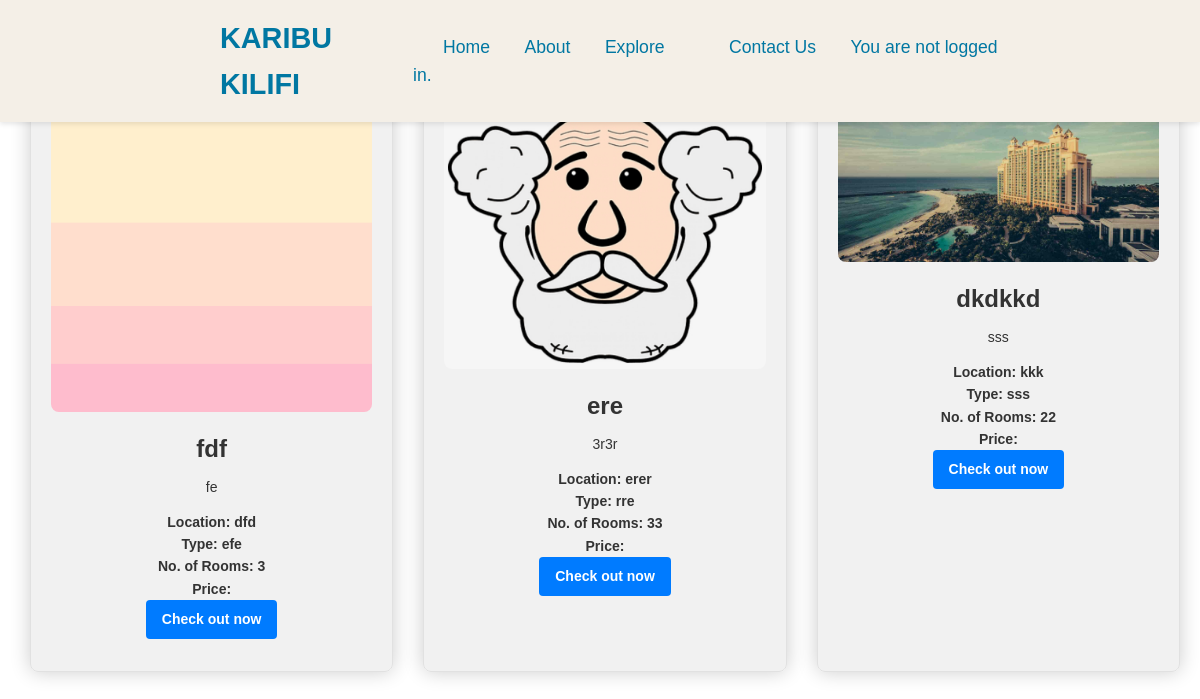
Before: /accommodate/ with the older database file.
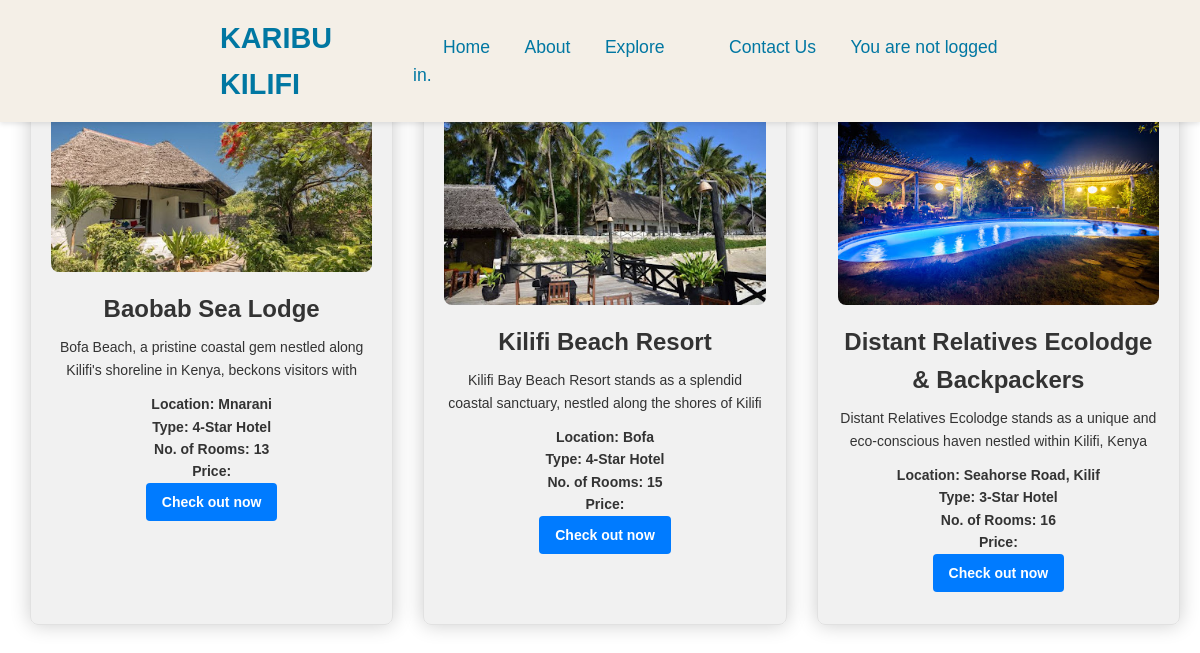
After: the same page with the newer database file.
### Karibu_Kilifi/models.py (models this page shows, shortened)
class accommodation(models.Model):
    name = models.CharField(max_length=50, verbose_name='Name')
    location = models.CharField(max_length=20, verbose_name='Location')
    price = models.IntegerField(verbose_name='Price')
    image = models.ImageField(verbose_name='Image', blank=True)
    description = models.TextField(max_length=100, verbose_name='Description')
    type = models.CharField(max_length=20, verbose_name='Type')
    rooms = models.IntegerField(verbose_name='No. of rooms')
    phone = models.CharField(verbose_name='Contact Phone', blank=True, max_length=15)
    email_address = models.EmailField(verbose_name='Email Address', blank=True)

### Karibu_Kilifi/views.py (the view)
# urls.py: path('accommodate/', accommodate, name='Accommodation'),
def accommodate(request):
    CheckIn = accommodation.objects.all()
    return render(request, 'Accommodations/User/accommodation_users.html', {"accommodateme": CheckIn})

### templates/Accommodations/User/accommodation_users.html (shortened to what this page needs)
{% extends 'Websites/index.html' %}
{% block content %}
<div class="product-cards">
     {% for accommodations in accommodateme %}
        <div class="product-card">
            <img src=" {{ accommodations.image.url }}" alt="{{ accommodations.name }} a {{ accommodations.type }} in {{ accommodations.location }}">
            <div class="product-info">
                <h2>{{ accommodations.name }}</h2>
                <p>{{ accommodations.description}}</p>
                <p class="price">
                Location: {{ accommodations.location }}<br>
                Type: {{ accommodations.type }}<br>
                No. of Rooms: {{ accommodations.rooms }}<br>
                Price: {{ cars.price }} <br>
                <a href="{% url 'AccommodationReservation' %}">Check out now</a>
            </div>
        </div>
    {% endfor %}
</div>
{% endblock %}

Changed rows visible on the page:
removed accommodation: image (picture), name "fdf", description "fe", location "dfd", type "efe", rooms "3"
removed accommodation: image (picture), name "ere", description "3r3r", location "erer", type "rre", rooms "33"
removed accommodation: image (picture), name "dkdkkd", description "sss", location "kkk", type "sss", rooms "22"
added accommodation: image (picture), name "Baobab Sea Lodge", description "Bofa Beach, a pristine coastal gem nestled along Kilifi's shoreline in Kenya, beckons visitors with", location "Mnarani", type "4-Star Hotel", rooms "13"
added accommodation: image (picture), name "Kilifi Beach Resort", description "Kilifi Bay Beach Resort stands as a splendid coastal sanctuary, nestled along the shores of Kilifi", location "Bofa", type "4-Star Hotel", rooms "15"
added accommodation: image (picture), name "Distant Relatives Ecolodge & Backpackers", description "Distant Relatives Ecolodge stands as a unique and eco-conscious haven nestled within Kilifi, Kenya", location "Seahorse Road, Kilif", type "3-Star Hotel", rooms "16"
